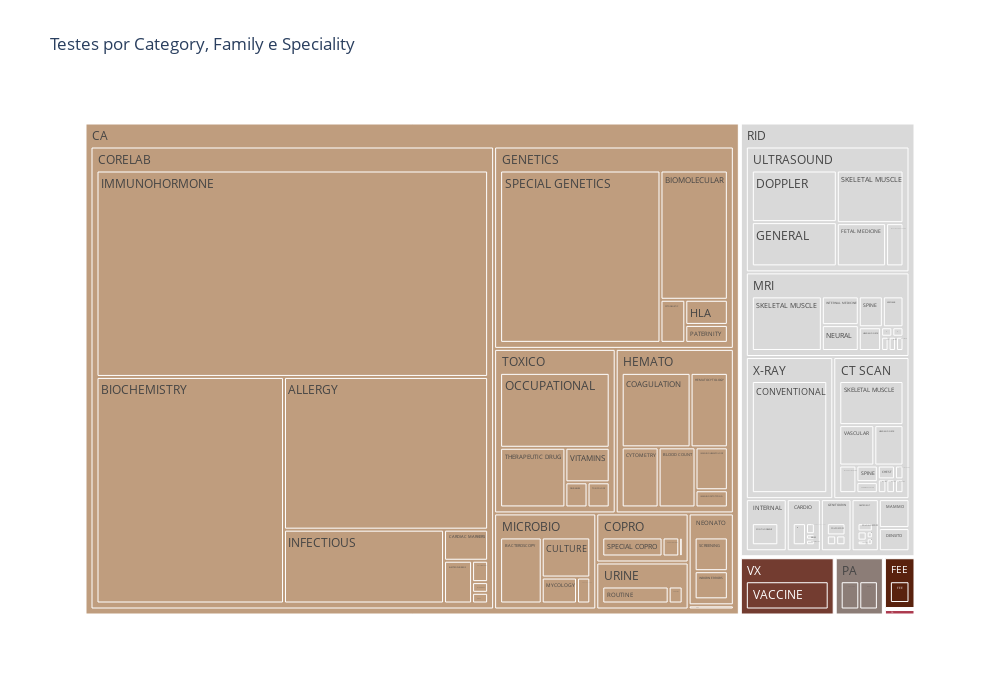

The notebook cell saved with this chart:
### Code cell
colors = ['#D9D9D9', '#BF9D7E', '#59220E', '#8C7D77', '#733C30', '#ac3a4e']

fig = px.treemap(categorias_testes,
                 path=["Category","Family","Speciality"],
                 values='CodItem',
                 color='Category',
                 color_discrete_sequence = colors,
                 width=1000, height=700,
                 title="Testes por Category, Family e Speciality",)

fig.show()

### Figure 1 — Plotly figure (JSON) as saved in the notebook; plotly's stock layout.template omitted (floating-point values rounded to 4 significant figures)
{"data": [{"branchvalues": "total", "customdata": [["RID"], ["CA"], ["CA"], ["CA"], ["RID"], ["CA"], ["RID"], ["CA"], ["RID"], ["CA"], ["RID"], ["RID"], ["FEE"], ["RID"], ["RID"], ["RID"], ["RID"], ["RID"], ["RID"], ["CA"], ["FEE"], ["FEE"], ["CA"], ["PA"], ["CA"], ["CA"], ["CA"], ["CA"], ["CA"], ["CA"], ["RID"], ["RID"], ["RID"], ["RID"], ["RID"], ["CA"], ["RID"], ["RID"], ["RID"], ["RID"], ["CA"], ["CA"], ["CA"], ["PA"], ["CA"], ["CA"], ["CA"], ["FEE"], ["CA"], ["RID"], ["CA"], ["RID"], ["RID"], ["RID"], ["CA"], ["CA"], ["CA"], ["RID"], ["RID"], ["CA"], ["RID"], ["CA"], ["CA"], ["VX"], ["RID"], ["RID"], ["CA                                      "], ["RID"], ["CA"], ["CA"], ["CA"], ["CA"], ["CA"], ["RID"], ["RID"], ["RID"], ["RID"], ["RID"], ["RID"], ["PA"], ["RID"], ["RID"], ["RID"], ["RID"], ["RID"], ["CA"], ["RID"], ["RID"], ["CA"], ["PA"], ["RID"], ["CA"], ["RID"], ["PA"], ["RID"], ["CA"], ["CA"], ["RID"], ["PA"], ["RID"], ["CA"], ["FEE"], ["RID"], ["CA"], ["CA                                      "], ["RID"], ["CA"], ["RID"], ["RID"], ["CA"], ["RID"], ["CA"], ["CA"], ["RID"], ["CA"], ["VX"], ["RID"], ["CA"], ["CA                                      "], ["FEE"], ["PA"], ["RID"], ["VX"]], "domain": {"x": [0, 1], "y": [0, 1]}, "hovertemplate": "labels=%{label}<br>CodItem=%{value}<br>parent=%{parent}<br>id=%{id}<br>Category=%{customdata[0]}<extra></extra>", "ids": ["RID/CARDIO/ABPM", "CA/MICROBIO/CULTURE", "CA/GENETICS/CYTOGENETIC", "CA/HEMATO/CYTOMETRY", "RID/DENSITO/DENSITOMETRY", "CA/DIAG/DIAGNOSTIC MEDICINE", "RID/ULTRASOUND/DOPPLER", "CA/TOXICO/DRUG ABUSE", "RID/CARDIO/ECHOCARDIOGRAPHY", "CA/CORELAB/ELECTROPHORESIS", "RID/GASTROENT/ENDOSCOPY", "RID/CARDIO/ERGOMETRY", "FEE/FEE/FEE", "RID/ULTRASOUND/FETAL MEDICINE", "RID/MRI/GENERAL", "RID/ULTRASOUND/GENERAL", "RID/X-RAY/CONVENTIONAL", "RID/GENITOURIN/COLPOSCOPY", "RID/CT SCAN/FETAL MEDICINE", "CA/HEMATO/COAGULATION", "FEE/FEE/AC / AP / VACCINE RATE", "FEE/FEE/AC RATE", "CA/CORELAB/ALLERGY", "PA/ANATOMO/ANATOMOPATHOLOGICAL", "CA/MICROBIO/BACTEROSCOPY", "CA/CORELAB/BIOCHEMISTRY", "CA/GENETICS/BIOMOLECULAR", "CA/CORELAB/AUTOIMMUNITY", "CA/CORELAB/BLOOD GAS", "CA/CORELAB/CARDIAC MARKERS", "RID/INTERNAL/CARDIOTOCOGRAPHY", "RID/CT SCAN/CARDIOVASCULAR", "RID/MRI/CARDIOVASCULAR", "RID/CT SCAN/CHEST", "RID/MRI/CHEST", "CA/HEMATO/BLOOD COUNT", "RID/GASTROENT/COLONOSCOPY", "RID/CARDIO/GRAPHICAL METHODS", "RID/CT SCAN/HEAD AND NECK", "RID/MRI/HEAD AND NECK", "CA/HEMATO/HEMATOCYTOLOGY", "CA/COPRO/HIDDEN BLOOD", "CA/HEMATO/IMMUNOHEMATOLOGY", "PA/ANATOMO/IMMUNOHISTOCHEMISTRY", "CA/HEMATO/IMMUNOFETOTYPING", "CA/GENETICS/HLA", "CA/CORELAB/POCT", "FEE/FEE/RESEARCH FEE", "CA/URINE/ROUTINE", "RID/INTERNAL/SCINTILOGRAPHY", "CA/NEONATO/SCREENING", "RID/CT SCAN/SKELETAL MUSCLE", "RID/MRI/SKELETAL MUSCLE", "RID/ULTRASOUND/SKELETAL MUSCLE", "CA/URINE/SPECIAL", "CA/COPRO/SPECIAL COPRO", "CA/GENETICS/SPECIAL GENETICS", "RID/CT SCAN/SPINE", "RID/MRI/SPINE", "CA/TOXICO/THERAPEUTIC DRUG", "RID/GASTROENT/THERAPY", "CA/TOXICO/TOXICOLOGY", "CA/MICROBIO/UROCULTURE", "VX/VACCINE/VACCINE", "RID/CT SCAN/VASCULAR", "RID/MRI/VASCULAR", "CA                                      /GENETICS/SPECIAL GENETICS", "RID/GENITOURIN/PENISCOPY", "CA/CORELAB/IMMUNOHORMONE", "CA/COPRO/PARASITOLOGY", "CA/TOXICO/VITAMINS", "CA/NEONATO/INBORN ERRORS", "CA/CORELAB/INFECTIOUS", "RID/CT SCAN/INTERNAL MEDICINE", "RID/MRI/INTERNAL MEDICINE", "RID/GASTROENT/INVASIVE PROCEDURE", "RID/MAMMO/INVASIVE PROCEDURE", "RID/ULTRASOUND/INVASIVE PROCEDURE", "RID/GASTROENT/LARYNGOSCOPY", "PA/CYTO/LIQUID CYTOLOGY", "RID/MRI/MAMA", "RID/MAMMO/MAMMOGRAPHY", "RID/CT SCAN/MAT / MED", "RID/MAMMO/MAT / MED", "RID/MRI/MAT / MED", "CA/MICROBIO/MYCOLOGY", "RID/CT SCAN/NEURAL", "RID/MRI/NEURAL", "CA/TOXICO/OCCUPATIONAL", "PA/CYTO/ONCOTIC CYTOLOGY", "RID/CT SCAN/OTHERS", "CA/GENETICS/PATERNITY", "RID/GENITOURIN/VULVOSCOPY", "PA/ANATOMO", "RID/CARDIO", "CA/COPRO", "CA/CORELAB", "RID/CT SCAN", "PA/CYTO", "RID/DENSITO", "CA/DIAG", "FEE/FEE", "RID/GASTROENT", "CA/GENETICS", "CA                                      /GENETICS", "RID/GENITOURIN", "CA/HEMATO", "RID/INTERNAL", "RID/MAMMO", "CA/MICROBIO", "RID/MRI", "CA/NEONATO", "CA/TOXICO", "RID/ULTRASOUND", "CA/URINE", "VX/VACCINE", "RID/X-RAY", "CA", "CA                                      ", "FEE", "PA", "RID", "VX"], "labels": ["ABPM", "CULTURE", "CYTOGENETIC", "CYTOMETRY", "DENSITOMETRY", "DIAGNOSTIC MEDICINE", "DOPPLER", "DRUG ABUSE", "ECHOCARDIOGRAPHY", "ELECTROPHORESIS", "ENDOSCOPY", "ERGOMETRY", "FEE", "FETAL MEDICINE", "GENERAL", "GENERAL", "CONVENTIONAL", "COLPOSCOPY", "FETAL MEDICINE", "COAGULATION", "AC / AP / VACCINE RATE", "AC RATE", "ALLERGY", "ANATOMOPATHOLOGICAL", "BACTEROSCOPY", "BIOCHEMISTRY", "BIOMOLECULAR", "AUTOIMMUNITY", "BLOOD GAS", "CARDIAC MARKERS", "CARDIOTOCOGRAPHY", "CARDIOVASCULAR", "CARDIOVASCULAR", "CHEST", "CHEST", "BLOOD COUNT", "COLONOSCOPY", "GRAPHICAL METHODS", "HEAD AND NECK", "HEAD AND NECK", "HEMATOCYTOLOGY", "HIDDEN BLOOD", "IMMUNOHEMATOLOGY", "IMMUNOHISTOCHEMISTRY", "IMMUNOFETOTYPING", "HLA", "POCT", "RESEARCH FEE", "ROUTINE", "SCINTILOGRAPHY", "SCREENING", "SKELETAL MUSCLE", "SKELETAL MUSCLE", "SKELETAL MUSCLE", "SPECIAL", "SPECIAL COPRO", "SPECIAL GENETICS", "SPINE", "SPINE", "THERAPEUTIC DRUG", "THERAPY", "TOXICOLOGY", "UROCULTURE", "VACCINE", "VASCULAR", "VASCULAR", "SPECIAL GENETICS", "PENISCOPY", "IMMUNOHORMONE", "PARASITOLOGY", "VITAMINS", "INBORN ERRORS", "INFECTIOUS", "INTERNAL MEDICINE", "INTERNAL MEDICINE", "INVASIVE PROCEDURE", "INVASIVE PROCEDURE", "INVASIVE PROCEDURE", "LARYNGOSCOPY", "LIQUID CYTOLOGY", "MAMA", "MAMMOGRAPHY", "MAT / MED", "MAT / MED", "MAT / MED", "MYCOLOGY", "NEURAL", "NEURAL", "OCCUPATIONAL", "ONCOTIC CYTOLOGY", "OTHERS", "PATERNITY", "VULVOSCOPY", "ANATOMO", "CARDIO", "COPRO", "CORELAB", "CT SCAN", "CYTO", "DENSITO", "DIAG", "FEE", "GASTROENT", "GENETICS", "GENETICS", "GENITOURIN", "HEMATO", "INTERNAL", "MAMMO", "MICROBIO", "MRI", "NEONATO", "TOXICO", "ULTRASOUND", "URINE", "VACCINE", "X-RAY", "CA", "CA                                      ", "FEE", "PA", "RID", "VX"], "marker": {"colors": ["#D9D9D9", "#BF9D7E", "#BF9D7E", "#BF9D7E", "#D9D9D9", "#BF9D7E", "#D9D9D9", "#BF9D7E", "#D9D9D9", "#BF9D7E", "#D9D9D9", "#D9D9D9", "#59220E", "#D9D9D9", "#D9D9D9", "#D9D9D9", "#D9D9D9", "#D9D9D9", "#D9D9D9", "#BF9D7E", "#59220E", "#59220E", "#BF9D7E", "#8C7D77", "#BF9D7E", "#BF9D7E", "#BF9D7E", "#BF9D7E", "#BF9D7E", "#BF9D7E", "#D9D9D9", "#D9D9D9", "#D9D9D9", "#D9D9D9", "#D9D9D9", "#BF9D7E", "#D9D9D9", "#D9D9D9", "#D9D9D9", "#D9D9D9", "#BF9D7E", "#BF9D7E", "#BF9D7E", "#8C7D77", "#BF9D7E", "#BF9D7E", "#BF9D7E", "#59220E", "#BF9D7E", "#D9D9D9", "#BF9D7E", "#D9D9D9", "#D9D9D9", "#D9D9D9", "#BF9D7E", "#BF9D7E", "#BF9D7E", "#D9D9D9", "#D9D9D9", "#BF9D7E", "#D9D9D9", "#BF9D7E", "#BF9D7E", "#733C30", "#D9D9D9", "#D9D9D9", "#ac3a4e", "#D9D9D9", "#BF9D7E", "#BF9D7E", "#BF9D7E", "#BF9D7E", "#BF9D7E", "#D9D9D9", "#D9D9D9", "#D9D9D9", "#D9D9D9", "#D9D9D9", "#D9D9D9", "#8C7D77", "#D9D9D9", "#D9D9D9", "#D9D9D9", "#D9D9D9", "#D9D9D9", "#BF9D7E", "#D9D9D9", "#D9D9D9", "#BF9D7E", "#8C7D77", "#D9D9D9", "#BF9D7E", "#D9D9D9", "#8C7D77", "#D9D9D9", "#BF9D7E", "#BF9D7E", "#D9D9D9", "#8C7D77", "#D9D9D9", "#BF9D7E", "#59220E", "#D9D9D9", "#BF9D7E", "#ac3a4e", "#D9D9D9", "#BF9D7E", "#D9D9D9", "#D9D9D9", "#BF9D7E", "#D9D9D9", "#BF9D7E", "#BF9D7E", "#D9D9D9", "#BF9D7E", "#733C30", "#D9D9D9", "#BF9D7E", "#ac3a4e", "#59220E", "#8C7D77", "#D9D9D9", "#733C30"]}, "name": "", "parents": ["RID/CARDIO", "CA/MICROBIO", "CA/GENETICS", "CA/HEMATO", "RID/DENSITO", "CA/DIAG", "RID/ULTRASOUND", "CA/TOXICO", "RID/CARDIO", "CA/CORELAB", "RID/GASTROENT", "RID/CARDIO", "FEE/FEE", "RID/ULTRASOUND", "RID/MRI", "RID/ULTRASOUND", "RID/X-RAY", "RID/GENITOURIN", "RID/CT SCAN", "CA/HEMATO", "FEE/FEE", "FEE/FEE", "CA/CORELAB", "PA/ANATOMO", "CA/MICROBIO", "CA/CORELAB", "CA/GENETICS", "CA/CORELAB", "CA/CORELAB", "CA/CORELAB", "RID/INTERNAL", "RID/CT SCAN", "RID/MRI", "RID/CT SCAN", "RID/MRI", "CA/HEMATO", "RID/GASTROENT", "RID/CARDIO", "RID/CT SCAN", "RID/MRI", "CA/HEMATO", "CA/COPRO", "CA/HEMATO", "PA/ANATOMO", "CA/HEMATO", "CA/GENETICS", "CA/CORELAB", "FEE/FEE", "CA/URINE", "RID/INTERNAL", "CA/NEONATO", "RID/CT SCAN", "RID/MRI", "RID/ULTRASOUND", "CA/URINE", "CA/COPRO", "CA/GENETICS", "RID/CT SCAN", "RID/MRI", "CA/TOXICO", "RID/GASTROENT", "CA/TOXICO", "CA/MICROBIO", "VX/VACCINE", "RID/CT SCAN", "RID/MRI", "CA                                      /GENETICS", "RID/GENITOURIN", "CA/CORELAB", "CA/COPRO", "CA/TOXICO", "CA/NEONATO", "CA/CORELAB", "RID/CT SCAN", "RID/MRI", "RID/GASTROENT", "RID/MAMMO", "RID/ULTRASOUND", "RID/GASTROENT", "PA/CYTO", "RID/MRI", "RID/MAMMO", "RID/CT SCAN", "RID/MAMMO", "RID/MRI", "CA/MICROBIO", "RID/CT SCAN", "RID/MRI", "CA/TOXICO", "PA/CYTO", "RID/CT SCAN", "CA/GENETICS", "RID/GENITOURIN", "PA", "RID", "CA", "CA", "RID", "PA", "RID", "CA", "FEE", "RID", "CA", "CA                                      ", "RID", "CA", "RID", "RID", "CA", "RID", "CA", "CA", "RID", "CA", "VX", "RID", "", "", "", "", "", ""], "type": "treemap", "values": [1, 17, 7, 16, 4, 1, 35, 4, 6, 7, 2, 1, 4, 17, 1, 30, 70, 5, 1, 37, 2, 1, 182, 6, 24, 248, 57, 2, 1, 8, 1, 2, 1, 2, 1, 16, 3, 2, 10, 5, 20, 1, 10, 1, 4, 7, 1, 1, 19, 11, 12, 24, 36, 28, 4, 18, 181, 3, 7, 28, 1, 4, 3, 27, 12, 6, 1, 2, 472, 5, 11, 10, 69, 4, 10, 1, 1, 6, 1, 1, 1, 3, 1, 1, 1, 8, 1, 9, 59, 6, 1, 5, 2, 7, 10, 24, 990, 61, 7, 4, 1, 8, 8, 257, 1, 9, 103, 12, 5, 52, 78, 22, 106, 116, 23, 27, 70, 1578, 1, 8, 14, 373, 27]}], "layout": {"height": 700, "legend": {"tracegroupgap": 0}, "title": {"text": "Testes por Category, Family e Speciality"}, "treemapcolorway": ["#D9D9D9", "#BF9D7E", "#59220E", "#8C7D77", "#733C30", "#ac3a4e"], "width": 1000}}
